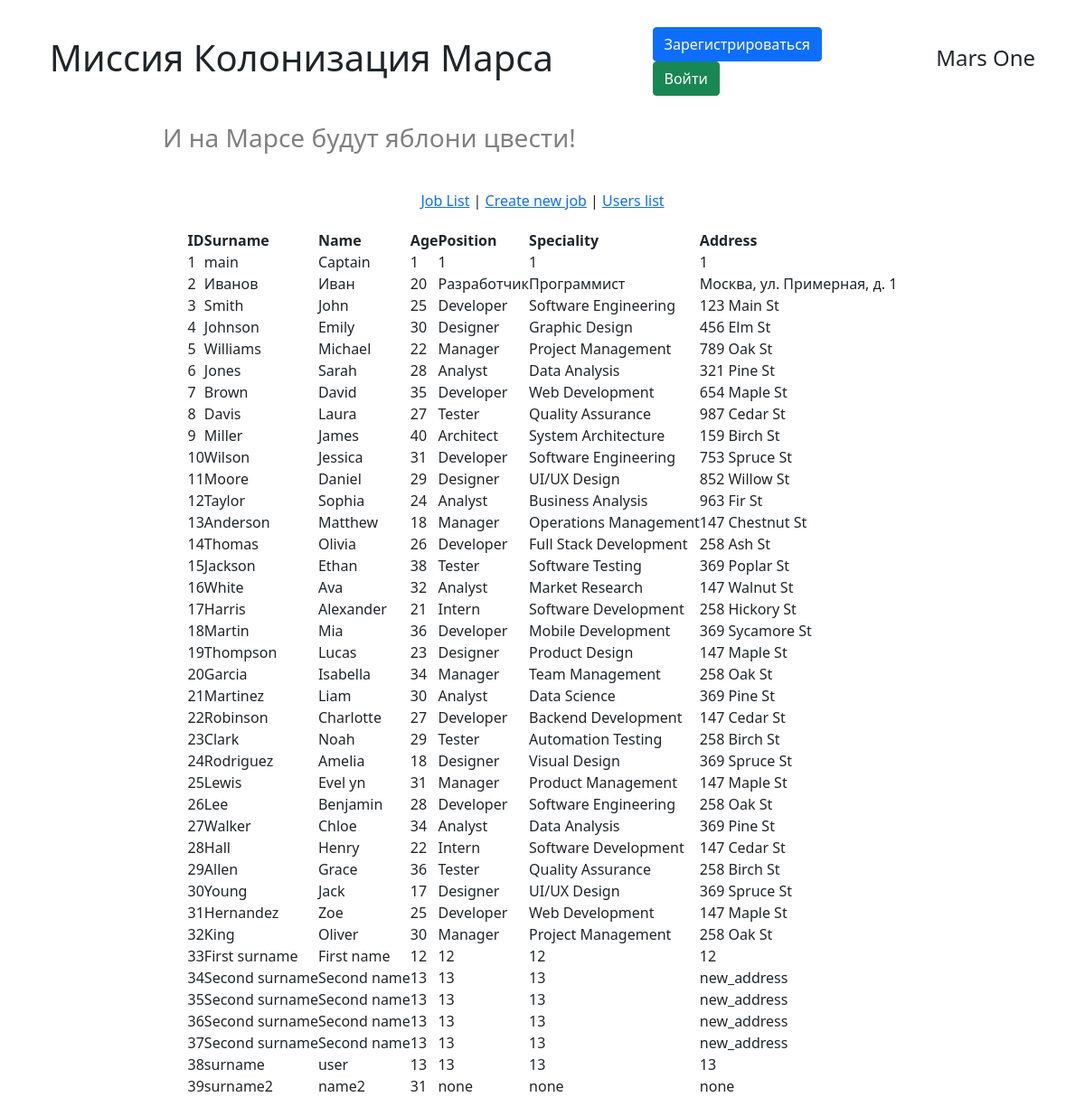
The app's page /user_list, older data.
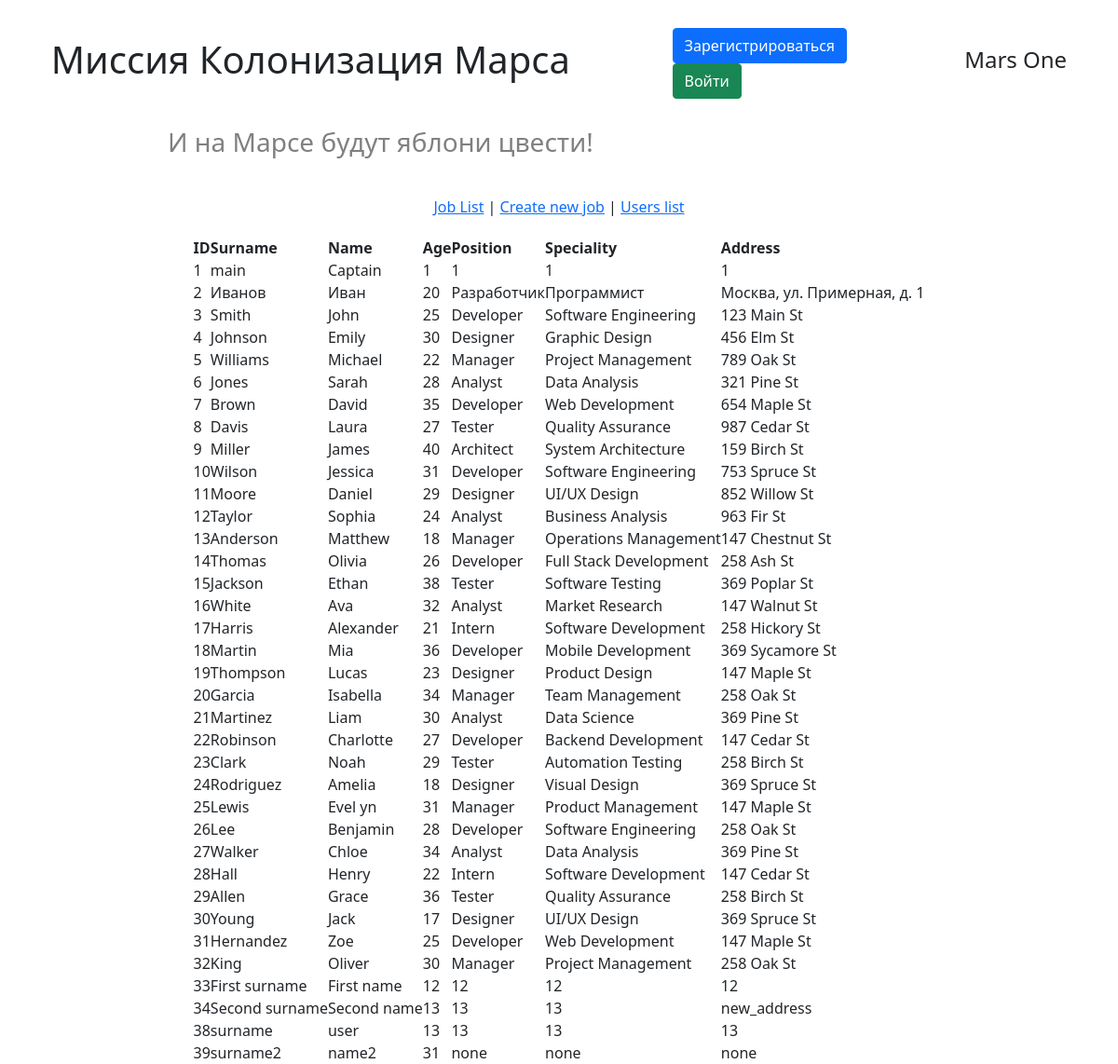
The same page, newer data.
### data/users.py (models this page shows, shortened)
class User(SqlAlchemyBase, UserMixin):
    __tablename__ = 'users'
    id = sqlalchemy.Column(sqlalchemy.Integer, primary_key=True, autoincrement=True)
    surname = sqlalchemy.Column(sqlalchemy.String, nullable=True)
    name = sqlalchemy.Column(sqlalchemy.String, nullable=True)
    age = sqlalchemy.Column(sqlalchemy.Integer, nullable=True)
    position = sqlalchemy.Column(sqlalchemy.String, nullable=True)
    speciality = sqlalchemy.Column(sqlalchemy.String, nullable=True)
    address = sqlalchemy.Column(sqlalchemy.String, nullable=True)
    email = sqlalchemy.Column(sqlalchemy.String, index=True, unique=True, nullable=True)
    hashed_password = sqlalchemy.Column(sqlalchemy.String, nullable=True)
    modified_date = sqlalchemy.Column(sqlalchemy.DateTime, default=datetime.datetime.now)
    news = orm.relationship("News", back_populates='user')

### main.py (the view)
@app.route('/user_list')
def get_user_list():
    db_sess = db_session.create_session()
    users = db_sess.query(User).all()
    return render_template('user_list.html', users=users)

### data/db_session.py (called while the page is built)
def create_session() -> Session:
    global __factory
    return __factory()

### templates/user_list.html
{% extends "base.html" %}
{% block content %}
<table>
    <thead>
        <tr>
            <th>ID</th>
            <th>Surname</th>
            <th>Name</th>
            <th>Age</th>
            <th>Position</th>
            <th>Speciality</th>
            <th>Address</th>
        </tr>
    </thead>
{% for user in users %}
    <tr>
        <td>{{ user.id }}</td>
        <td>{{ user.surname }}</td>
        <td>{{ user.name }}</td>
        <td>{{ user.age }}</td>
        <td>{{ user.position }}</td>
        <td>{{ user.speciality }}</td>
        <td>{{ user.address }}</td>
    </tr>
{% endfor %}
</table>
{% endblock %}

### templates/base.html (shortened to what this page needs)
<!DOCTYPE html>
<html lang="ru">
<head>
    <link rel="stylesheet"
    href="https://cdn.jsdelivr.net/npm/bootstrap@5.0.0-beta1/dist/css/bootstrap.min.css"
>
    <link rel="stylesheet" href="{{ url_for('static', filename='css/style.css')}}">
</head>
<body>
    <header>
        <h1>Миссия Колонизация Марса</h1>
        {% if current_user.is_authenticated %}
        <h5> User:
            <a class="navbar-brand" href="/logout">{{ current_user.name }}</a>
        </h5>
        {% else %}
            <div class="auth_buttons">
                <a class="btn btn-primary " href="/register">Зарегистрироваться</a>
                <a class="btn btn-success" href="/login">Войти</a>
            </div>
        {% endif %}
        <h4>Mars One</h4>
    </header>
    <h3 class="second_header_text">И на Марсе будут яблони цвести!</h3>
    <main>
        <nav>
            <a href="/jobs_list">Job List</a> |
            <a href="/create_job">Create new job</a> |
            <a href="/user_list">Users list</a>
        </nav>
        {% block content %}{% endblock %}
    </main>
</body>
</html>

### static/css/style.css (style rules this page uses)
* { margin: 0px; padding: 0px; font-family: 'Segoe UI', Tahoma, Geneva, Verdana, sans-serif; }
header { display: flex; justify-content: space-around; align-items: center; margin-top: 30px; width: 100%; }
main { display: flex; flex-direction: column; align-items: center; height: 100vh; margin-top: 20px; }
nav { margin: 20px; }
.auth_buttons { display: flex; align-items: center; flex-wrap: wrap; justify-content: space-between; width: 17%; }
.second_header_text { color: grey; margin-top: 30px; margin-left: 15vw; }

Row changes from the older to the newer data that the page shows:
removed User: id "35", surname "Second surname", name "Second name", age "13", position "13", speciality "13", address "new_address"
removed User: id "36", surname "Second surname", name "Second name", age "13", position "13", speciality "13", address "new_address"
removed User: id "37", surname "Second surname", name "Second name", age "13", position "13", speciality "13", address "new_address"
